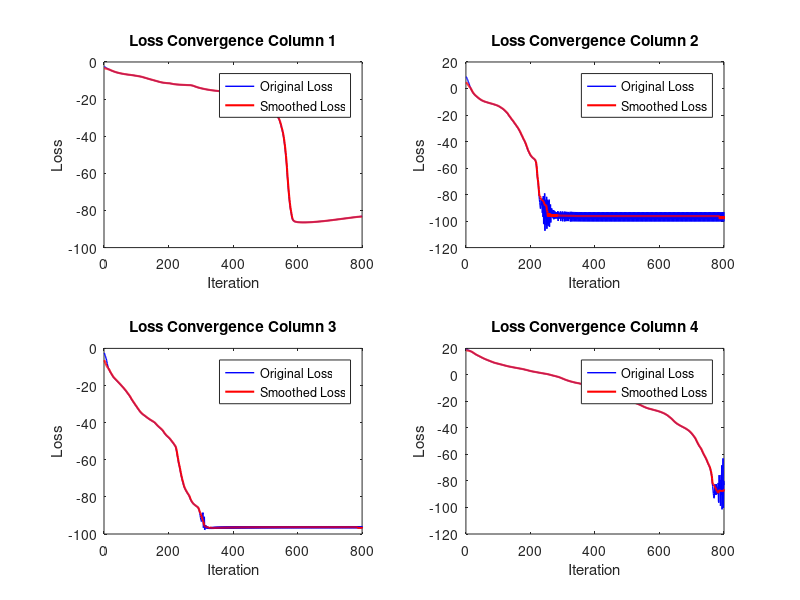

MATLAB code for this plot: (Note: this script raises an error after producing the figure.)
function problem23_inpainting()
    % Load data
    load('data23.mat');
    load('data21.mat');
    
    % We set N to 49 only as dictated in the problem
    N_values = [49]; 
    
    % Number of random initializations we will test
    num_initializations = 9;
    %run for each N. For best results pick a single N
    for n_idx = 1:length(N_values)
        N = N_values(n_idx);
        
        % space for images
        reconstructed_images = zeros(28, 28, 4);
        % Hyperparams  ,changed the learning rate,higher rate had better
        % results
            max_iter = 800;
            learning_rate = 0.001;
        % best Z 
        best_Z = zeros(10, 4);
        
        % space for images(low res) its the same dim but we paint 4X4
        % pixels
        low_res_inputs = zeros(28, 28, 4);
        
        % Store loss histories for each column
        loss_histories = zeros(max_iter, 4);
        
        for col = 1:4
            % Extract partial observation
            y = X_n(1:N, col);
            
            % Create transformation matrix T for low-res (same as before)
            T = zeros(N, 784);
            for i = 1:N
                %%find the rows ajd columns that are part of the grid
                grid_row = ceil(i / 7);
                grid_col = mod(i-1, 7) + 1;
                
                block_row_start = (grid_row-1)*4 + 1;
                block_col_start = (grid_col-1)*4 + 1;
                
                %each block has 16 indexes 
                block_indices = zeros(1, 16);

                %every index is comb of r,c
                %go through all combos
                for r = 0:3
                    for c = 0:3
                        %get each pixel
                        pixel_row = block_row_start + r;
                        pixel_col = block_col_start + c;
                        %use the relationship we were given in hints
                        pixel_index = (pixel_row-1)*28 + pixel_col;
                        block_indices((r*4)+c+1) = pixel_index;
                    end
                end
                %set that we must set to 1/16 to calc proper mean
                T(i, block_indices) = 1/16;
            end
            
            % Prepare low-resolution input 
            low_res_image = reshape(X_n(:,col), 7, 7);
            low_res_upscaled = kron(low_res_image, ones(4,4));
            low_res_inputs(:,:,col) = low_res_upscaled;
            
            % Variables to track best loss
            best_loss = inf;
            
            % Multiple random inits
            for init = 1:num_initializations
                % Inite Z
                Z = randn(10, 1);
                
                % Loss history for this initialization
                loss_history = zeros(1, max_iter);
                
                % Gradient Descent 
                for iter = 1:max_iter
                    % Forward pass
                    W1 = A_1 * Z + B_1;
                    Z1 = max(W1, 0);  % ReLU
                    W2 = A_2 * Z1 + B_2;
                    X = 1 ./ (1 + exp(W2));
                    
                    % Compute loss (mean squared error)
                    loss =  N*log10(norm(T * X - y)^2)+norm(Z)^2;
                    loss_history(iter) = loss;
                    
                    % Compute gradient
                    dLdX = (2 * N / log(10)) * (T' * (T * X - y)) / norm(T * X - y)^2;
                    dXdW2 = -exp(W2) ./ (1 + exp(W2)).^2;  % Sigmoid gradient
                    dLdW2 = dLdX .* dXdW2;
                    dLdZ1 = A_2' * dLdW2;
                    dLdZ1 = dLdZ1 .* (Z1 > 0);  % ReLU gradient
                    dLdZ = A_1' * dLdZ1;
                    
                    % Update Z
                    Z = Z - learning_rate * dLdZ;
                end
                
                % Find the final loss
                final_loss = loss_history(end);
                
                % Update best Z if this initialization has lower loss
                if final_loss < best_loss
                    best_loss = final_loss;
                    best_Z(:, col) = Z;
                    loss_histories(:, col) = loss_history';
                end
            end
            
            % Use the best Z to get the final reconstructed image
            Z = best_Z(:, col);
            W1 = A_1 * Z + B_1;
            Z1 = max(W1, 0);
            W2 = A_2 * Z1 + B_2;
            X = 1 ./ (1 + exp(W2));
            reconstructed_full = reshape(X, 28, 28);
            reconstructed_images(:,:,col) = reconstructed_full;
        end
        
        % Plot loss convergence side by side with smoothed loss
        figure;
        for col = 1:4
            subplot(2, 2, col);
            
            % Original loss plot
            plot(loss_histories(:, col), 'b-', 'LineWidth', 1);
            hold on;
            
            % Smoothed loss using running median
            window_size = 30; % Adjust this for different smoothing levels
            smoothed_loss = movmedian(loss_histories(:, col), window_size);
            plot(smoothed_loss, 'r-', 'LineWidth', 1.5);
            
            title(sprintf('Loss Convergence Column %d', col));
            xlabel('Iteration');
            ylabel('Loss');
            legend('Original Loss', 'Smoothed Loss');
            hold off;
        end
        sgtitle('Loss Convergence for All Columns');
        
        % Visualize results
        figure;
        for col = 1:4
            subplot(3, 4, col);
            imshow(low_res_inputs(:,:,col), []);
            title(sprintf('Low-Res Input %d', col));
            
            subplot(3, 4, col+4);
            imshow(reconstructed_images(:,:,col), []);
            title(sprintf('Reconstructed %d', col));
            
            subplot(3, 4, col+8);
            imshow(reshape(X_i(:,col), 28, 28), []);
            title(sprintf('Original %d', col));
        end
        sgtitle('Low-Resolution Image Reconstruction Results');
    end
end